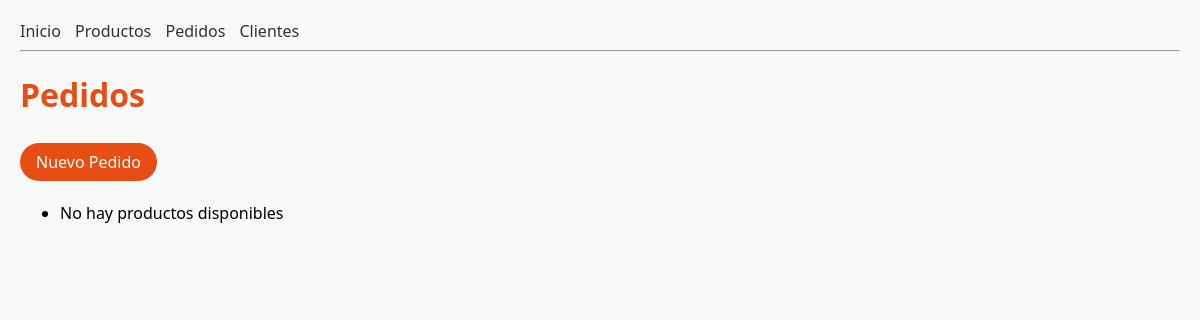
Before: /pedidos with the older database file.
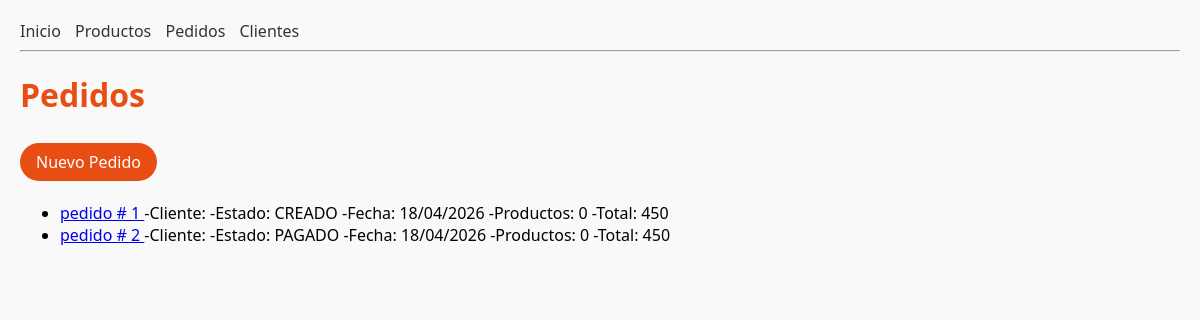
After: the same page with the newer database file.
### tienda/models.py (models this page shows, shortened)
class Pedido(models.Model):
    ESTADOS = [
        ("CREADO", "Creado"),
        ("PAGADO", "Pagado"),
        ("ENVIADO", "Enviado"),
        ("CERRADO", "Cerrado"),
    ]
    Cliente = models.ForeignKey(Cliente, on_delete=models.CASCADE, related_name="pedidos")
    fecha = models.DateTimeField(auto_now_add=True)
    estado = models.CharField(max_length=10, choices=ESTADOS, default="CREADO")

### tienda/views.py (the view)
# urls.py: path("pedidos", views.lista_pedidos, name="lista_pedidos"),
def lista_pedidos(request):
    pedidos = Pedido.objects.annotate(
        total_productos=Sum("items__cantidad"),
        total_precio=Sum(F("items__cantidad") * F("items__precio_unitario"))
    )
    return render(request, "tienda/lista_pedidos.html",{"pedidos": pedidos})

### tienda/templates/tienda/lista_pedidos.html (shortened to what this page needs)
 {% extends "tienda/base.html" %}
 {% load django_browser_reload %}
 {% block content %}
     <h1> Pedidos </h1>
    <p>
        <a href="{% url 'tienda:crear_pedido_items' %}" class="btn primary"> Nuevo Pedido </a>
     </p>
     <ul>
        {% for p in pedidos %}
        <li>
            <a href="{% url 'tienda:detalle_pedido' p.pk %}">
                pedido # {{p.id}}
            </a>
            -Cliente: {{ p.cliente.nombre }}
            -Estado: {{ p.estado }}
            -Fecha: {{p.fecha|date:"d/m/Y" }}
            -Productos: {{ p.total_productos.count|default:"0" }}
            -Total: {{ p.total_precio|default:"0.00" }}
        </li>
            {% empty %}
            <li>No hay productos disponibles</li>
        {% endfor %}
    </ul>
 {% endblock  %}

### tienda/templates/tienda/base.html (shortened to what this page needs)
{% load static %}
<html lang="es">
    {% load django_browser_reload %}
    <head>
        <link rel="stylesheet" href="{% static 'css/main.css' %}">
    </head>
    <body>
        {% include "tienda/partials/navbar.html" %}
        <main>
{% block content %}{% endblock %}
</main>
    </body>
</html>

### tienda/templates/tienda/partials/navbar.html
<nav>
  <a href="{% url 'tienda:home' %}">Inicio</a>
  <a href="{% url 'tienda:lista_productos' %}">Productos</a>
  <a href="{% url 'tienda:lista_pedidos' %}">Pedidos </a>
  <a href="{% url 'tienda:lista_clientes' %}">Clientes </a>
</nav>
<hr />

### tienda/static/css/main.css (style rules this page uses)
body { font-family: 'Segoe UI', sans-serif; margin: 20px; background-color: #f9f9f9; }
h1 { color: #e84d13; }
nav a { margin-right: 10px; text-decoration: none; color: #333; }
.btn { display: inline-block; padding: 8px 16px; margin: 5px 0; color: #fff; border-radius: 9999px; text-decoration: none; font-weight: 500; transition: background 0.3s, transform 0.2s; }
.primary { background-color: #e84d13; }

Changed rows visible on the page:
added Pedido: id "1", estado "CREADO", fecha "18/04/2026", total_productos.count "0", total_precio "450"
added Pedido: id "2", estado "PAGADO", fecha "18/04/2026", total_productos.count "0", total_precio "450"
Other visible differences:
text no longer shown: "No hay productos disponibles"
